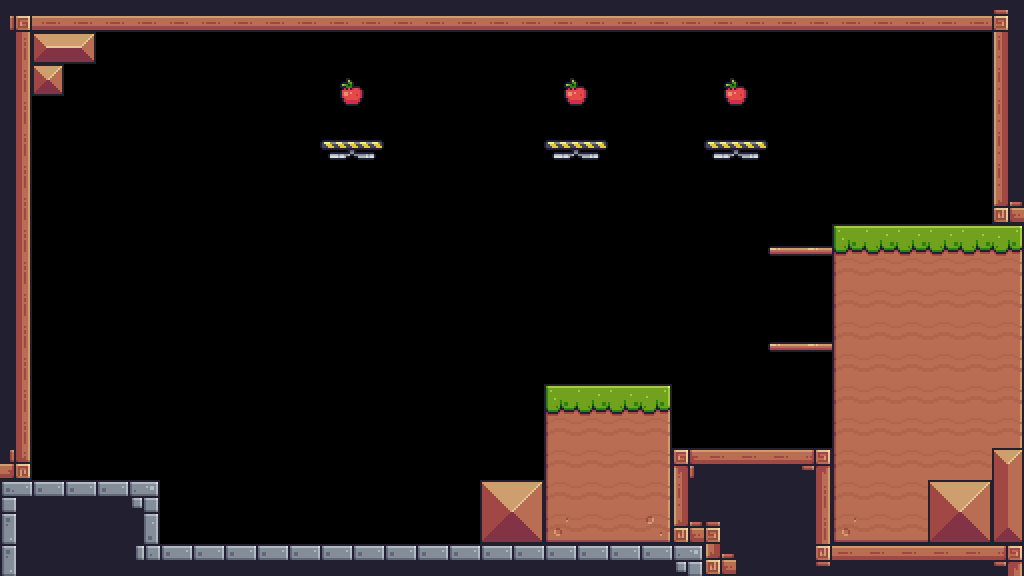

A level layout from a 2D game, rendered from its tile map. Below: a short description, then the map file with its tile-grid data intact:
An orthogonal 32x18 tile map with 32x32 px tiles, 3 tile layers (static_platform, terrain, slidable_terrain), 6 tilesets and 23 objects.

<map version="1.10" tiledversion="1.11.0" orientation="orthogonal" renderorder="right-down" width="32" height="18" tilewidth="32" tileheight="32" infinite="0" nextlayerid="8" nextobjectid="29">
 <tileset firstgid="1" source="../tilesets/terrain.tsx" />
 <tileset firstgid="243" source="../tilesets/character.tsx" />
 <tileset firstgid="244" source="../tilesets/fruit.tsx" />
 <tileset firstgid="261" source="../tilesets/falling_platform.tsx" />
 <tileset firstgid="262" source="../tilesets/checkpoint.tsx" />
 <tileset firstgid="263" source="../tilesets/static_platform.tsx" />
 <objectgroup id="3" name="character">
  <object id="1" gid="243" x="78" y="438" width="64" height="64" />
 </objectgroup>
 <objectgroup id="4" name="fruit">
  <object id="2" gid="244" x="768" y="352" width="64" height="64" />
  <object id="3" gid="244" x="768" y="256" width="64" height="64" />
  <object id="4" gid="244" x="768" y="448" width="64" height="64" />
  <object id="5" gid="244" x="416" y="544" width="64" height="64" />
  <object id="6" gid="244" x="351.909" y="544.03" width="64" height="64" />
  <object id="7" gid="244" x="384" y="502.091" width="64" height="64" />
  <object id="13" gid="244" x="608" y="256" width="64" height="64" />
  <object id="14" gid="244" x="448" y="224" width="64" height="64" />
  <object id="15" gid="244" x="288" y="256" width="64" height="64" />
  <object id="16" gid="244" x="128" y="224" width="64" height="64" />
  <object id="22" gid="244" x="128" y="224" width="64" height="64" />
  <object id="23" gid="244" x="285.333" y="517.333" width="64" height="64" />
  <object id="27" gid="244" x="309.333" y="442.667" width="64" height="64" />
  <object id="28" gid="244" x="170.667" y="509.333" width="64" height="64" />
  <object id="26" gid="244" x="189.333" y="368" width="64" height="64" />
  <object id="24" gid="244" x="325.333" y="384" width="64" height="64" />
  <object id="25" gid="244" x="221.333" y="461.333" width="64" height="64" />
 </objectgroup>
 <objectgroup id="6" name="chekpoint">
  <object id="17" gid="262" x="928" y="224" width="64" height="64" />
 </objectgroup>
 <objectgroup id="5" name="falling_platform">
  <object id="8" gid="261" x="608" y="276" width="64" height="20" />
  <object id="9" gid="261" x="448" y="244" width="64" height="20" />
  <object id="10" gid="261" x="288" y="276" width="64" height="20" />
  <object id="11" gid="261" x="128" y="244" width="64" height="20" />
 </objectgroup>
 <layer id="2" name="static_platform" width="32" height="18">
  <data encoding="csv">
0,0,0,0,0,0,0,0,0,0,0,0,0,0,0,0,0,0,0,0,0,0,0,0,0,0,0,0,0,0,0,0,
0,0,0,0,0,0,0,0,0,0,0,0,0,0,0,0,0,0,0,0,0,0,0,0,0,0,0,0,0,0,0,0,
0,0,0,0,0,0,0,0,0,0,0,0,0,0,0,0,0,0,0,0,0,0,0,0,0,0,0,0,0,0,0,0,
0,0,0,0,0,0,0,0,0,0,0,0,0,0,0,0,0,0,0,0,0,0,0,0,0,0,0,0,0,0,0,0,
0,0,0,0,0,0,0,0,0,0,0,0,0,0,0,0,0,0,0,0,0,0,0,0,0,0,0,0,0,0,0,0,
0,0,0,0,0,0,0,0,0,0,0,0,0,0,0,0,0,0,0,0,0,0,0,0,0,0,0,0,0,0,0,0,
0,0,0,0,0,0,0,0,0,0,0,0,0,0,0,0,0,0,0,0,0,0,0,0,0,0,0,0,0,0,0,0,
0,0,0,0,0,0,0,0,0,0,0,0,0,0,0,0,0,0,0,0,0,0,0,0,266,267,0,0,0,0,0,0,
0,0,0,0,0,0,0,0,0,0,0,0,0,0,0,0,0,0,0,0,0,0,0,0,0,0,0,0,0,0,0,0,
0,0,0,0,0,0,0,0,0,0,0,0,0,0,0,0,0,0,0,0,0,0,0,0,0,0,0,0,0,0,0,0,
0,0,0,0,0,0,0,0,0,0,0,0,0,0,0,0,0,0,0,0,0,0,0,0,266,267,0,0,0,0,0,0,
0,0,0,0,0,0,0,0,0,0,0,0,0,0,0,0,0,0,0,0,0,0,0,0,0,0,0,0,0,0,0,0,
0,0,0,0,0,0,0,0,0,0,0,0,0,0,0,0,0,0,0,0,0,0,0,0,0,0,0,0,0,0,0,0,
0,0,0,0,0,0,0,0,0,0,0,0,0,0,0,0,0,0,0,0,0,0,0,0,0,0,0,0,0,0,0,0,
0,0,0,0,0,0,0,0,0,0,0,0,0,0,0,0,0,0,0,0,0,0,0,0,0,0,0,0,0,0,0,0,
0,0,0,0,0,0,0,0,0,0,0,0,0,0,0,0,0,0,0,0,0,0,0,0,0,0,0,0,0,0,0,0,
0,0,0,0,0,0,0,0,0,0,0,0,0,0,0,0,0,0,0,0,0,0,0,0,0,0,0,0,0,0,0,0,
0,0,0,0,0,0,0,0,0,0,0,0,0,0,0,0,0,0,0,0,0,0,0,0,0,0,0,0,0,0,0,0
</data>
 </layer>
 <layer id="1" name="terrain" width="32" height="18">
  <data encoding="csv">
92,134,134,134,134,134,134,134,134,134,134,134,134,134,134,134,134,134,134,134,134,134,134,134,134,134,134,134,134,134,134,93,
113,13,15,0,0,0,0,0,0,0,0,0,0,0,0,0,0,0,0,0,0,0,0,0,0,0,0,0,0,0,0,0,
113,35,0,0,0,0,0,0,0,0,0,0,0,0,0,0,0,0,0,0,0,0,0,0,0,0,0,0,0,0,0,0,
0,0,0,0,0,0,0,0,0,0,0,0,0,0,0,0,0,0,0,0,0,0,0,0,0,0,0,0,0,0,0,0,
0,0,0,0,0,0,0,0,0,0,0,0,0,0,0,0,0,0,0,0,0,0,0,0,0,0,0,0,0,0,0,0,
0,0,0,0,0,0,0,0,0,0,0,0,0,0,0,0,0,0,0,0,0,0,0,0,0,0,0,0,0,0,0,0,
0,0,0,0,0,0,0,0,0,0,0,0,0,0,0,0,0,0,0,0,0,0,0,0,0,0,0,0,0,0,0,0,
0,0,0,0,0,0,0,0,0,0,0,0,0,0,0,0,0,0,0,0,0,0,0,0,0,0,7,8,8,8,8,9,
0,0,0,0,0,0,0,0,0,0,0,0,0,0,0,0,0,0,0,0,0,0,0,0,0,0,29,30,30,30,30,31,
0,0,0,0,0,0,0,0,0,0,0,0,0,0,0,0,0,0,0,0,0,0,0,0,0,0,29,30,30,30,30,31,
0,0,0,0,0,0,0,0,0,0,0,0,0,0,0,0,0,0,0,0,0,0,0,0,0,0,29,30,30,30,30,31,
0,0,0,0,0,0,0,0,0,0,0,0,0,0,0,0,0,0,0,0,0,0,0,0,0,0,29,30,30,30,30,31,
0,0,0,0,0,0,0,0,0,0,0,0,0,0,0,0,0,7,8,8,9,0,0,0,0,0,29,30,30,30,30,31,
0,0,0,0,0,0,0,0,0,0,0,0,0,0,0,0,0,29,30,30,31,0,0,0,0,0,29,30,30,30,30,31,
0,0,0,0,0,0,0,0,0,0,0,0,0,0,0,0,0,29,30,30,31,89,90,90,90,91,29,30,30,30,30,16,
1,2,2,2,3,0,0,0,0,0,0,0,0,0,0,36,37,29,30,30,31,111,112,112,112,113,29,30,30,36,37,38,
23,24,24,24,25,0,0,0,0,0,0,0,0,0,0,58,59,51,52,52,53,133,93,112,112,113,51,52,52,58,59,60,
23,24,24,24,26,2,2,2,2,2,2,2,2,2,2,2,2,2,2,2,2,3,133,112,112,114,90,90,90,90,90,91
</data>
 </layer>
 <layer id="7" name="slidable_terrain" width="32" height="18">
  <data encoding="csv">
0,0,0,0,0,0,0,0,0,0,0,0,0,0,0,0,0,0,0,0,0,0,0,0,0,0,0,0,0,0,0,0,
0,0,0,0,0,0,0,0,0,0,0,0,0,0,0,0,0,0,0,0,0,0,0,0,0,0,0,0,0,0,0,111,
0,0,0,0,0,0,0,0,0,0,0,0,0,0,0,0,0,0,0,0,0,0,0,0,0,0,0,0,0,0,0,111,
113,0,0,0,0,0,0,0,0,0,244,0,0,0,0,0,0,244,0,0,0,0,244,0,0,0,0,0,0,0,0,111,
113,0,0,0,0,0,0,0,0,0,261,0,0,0,0,0,0,261,0,0,0,0,261,0,0,0,0,0,0,0,0,111,
113,0,0,0,0,0,0,0,0,0,0,0,0,0,0,0,0,0,0,0,0,0,0,0,0,0,0,0,0,0,0,111,
113,0,0,0,0,0,0,0,0,0,0,0,0,0,0,0,0,0,0,0,0,0,0,0,0,0,0,0,0,0,0,133,
113,0,0,0,0,0,0,0,0,0,0,0,0,0,0,0,0,0,0,0,0,0,0,0,0,0,0,0,0,0,0,0,
113,0,0,0,0,0,0,0,0,0,0,0,0,0,0,0,0,0,0,0,0,0,0,0,0,0,0,0,0,0,0,0,
113,0,0,0,0,0,0,0,0,0,0,0,0,0,0,0,0,0,0,0,0,0,0,0,0,0,0,0,0,0,0,0,
113,0,0,0,0,0,0,0,0,0,0,0,0,0,0,0,0,0,0,0,0,0,0,0,0,0,0,0,0,0,0,0,
113,0,0,0,0,0,0,0,0,0,0,0,0,0,0,0,0,0,0,0,0,0,0,0,0,0,0,0,0,0,0,0,
113,0,0,0,0,0,0,0,0,0,0,0,0,0,0,0,0,0,0,0,0,0,0,0,0,0,0,0,0,0,0,0,
113,0,0,0,0,0,0,0,0,0,0,0,0,0,0,0,0,0,0,0,0,0,0,0,0,0,0,0,0,0,0,0,
135,0,0,0,0,0,0,0,0,0,0,0,0,0,0,0,0,0,0,0,0,0,0,0,0,0,0,0,0,0,0,0,
0,0,0,0,0,0,0,0,0,0,0,0,0,0,0,0,0,0,0,0,0,0,0,0,0,0,0,0,0,0,0,0,
0,0,0,0,0,0,0,0,0,0,0,0,0,0,0,0,0,0,0,0,0,0,0,0,0,0,0,0,0,0,0,0,
0,0,0,0,0,0,0,0,0,0,0,0,0,0,0,0,0,0,0,0,0,0,0,0,0,0,0,0,0,0,0,0
</data>
 </layer>
</map>
